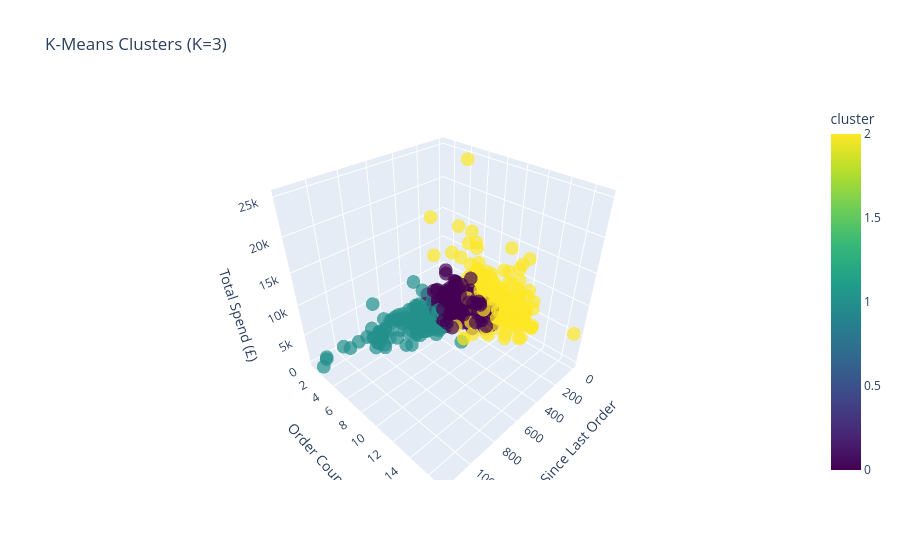

Source (notebook cell):
### Code cell
fig = px.scatter_3d(rfm,
                    x='recency', y='frequency', z='monetary',
                    color='cluster',
                    title=f'K-Means Clusters (K={best_k})',
                    opacity=0.7,
                    color_continuous_scale='Viridis',
                    labels={'recency':   'Days Since Last Order',
                            'frequency': 'Order Count',
                            'monetary':  'Total Spend (£)'})
fig.show()

### Figure 1 — Plotly figure (JSON) as saved in the notebook; plotly's stock layout.template omitted (floating-point values rounded to 4 significant figures; data arrays with more than 128 entries replaced by an {"elided": "..."} marker saying what was removed)
{"data": [{"hovertemplate": "Days Since Last Order=%{x}<br>Order Count=%{y}<br>Total Spend (£)=%{z}<br>cluster=%{marker.color}<extra></extra>", "legendgroup": "", "marker": {"color": {"elided": "793 int values"}, "coloraxis": "coloraxis", "opacity": 0.7, "symbol": "circle"}, "mode": "markers", "name": "", "scene": "scene", "showlegend": false, "type": "scatter3d", "x": {"elided": "793 int values"}, "y": {"elided": "793 int values"}, "z": {"elided": "793 float values"}}], "layout": {"autosize": true, "coloraxis": {"colorbar": {"title": {"text": "cluster"}}, "colorscale": [[0, "#440154"], [0.1111, "#482878"], [0.2222, "#3e4989"], [0.3333, "#31688e"], [0.4444, "#26828e"], [0.5556, "#1f9e89"], [0.6667, "#35b779"], [0.7778, "#6ece58"], [0.8889, "#b5de2b"], [1, "#fde725"]]}, "legend": {"tracegroupgap": 0}, "scene": {"aspectmode": "auto", "aspectratio": {"x": 1, "y": 1, "z": 1}, "domain": {"x": [0, 1], "y": [0, 1]}, "xaxis": {"title": {"text": "Days Since Last Order"}, "type": "linear"}, "yaxis": {"title": {"text": "Order Count"}, "type": "linear"}, "zaxis": {"title": {"text": "Total Spend (£)"}, "type": "linear"}}, "title": {"text": "K-Means Clusters (K=3)"}}}
